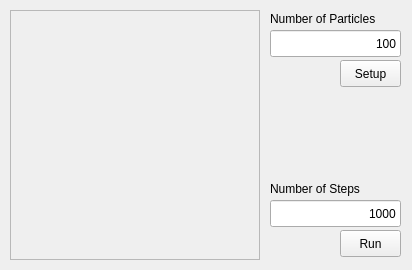
<?xml version="1.0" encoding="UTF-8"?>
<ui version="4.0">
 <class>Ui_main</class>
 <widget class="QWidget" name="Ui_main">
  <property name="geometry">
   <rect>
    <x>0</x>
    <y>0</y>
    <width>412</width>
    <height>270</height>
   </rect>
  </property>
  <property name="windowTitle">
   <string>Simulator</string>
  </property>
  <widget class="QLineEdit" name="txtNPart">
   <property name="geometry">
    <rect>
     <x>270</x>
     <y>30</y>
     <width>131</width>
     <height>27</height>
    </rect>
   </property>
   <property name="inputMask">
    <string notr="true"/>
   </property>
   <property name="text">
    <string notr="true">100</string>
   </property>
   <property name="alignment">
    <set>Qt::AlignRight|Qt::AlignTrailing|Qt::AlignVCenter</set>
   </property>
  </widget>
  <widget class="QLabel" name="label">
   <property name="geometry">
    <rect>
     <x>270</x>
     <y>10</y>
     <width>141</width>
     <height>17</height>
    </rect>
   </property>
   <property name="text">
    <string notr="true">Number of Particles</string>
   </property>
  </widget>
  <widget class="QFrame" name="frame">
   <property name="geometry">
    <rect>
     <x>10</x>
     <y>10</y>
     <width>250</width>
     <height>250</height>
    </rect>
   </property>
   <property name="frameShape">
    <enum>QFrame::StyledPanel</enum>
   </property>
   <property name="frameShadow">
    <enum>QFrame::Raised</enum>
   </property>
  </widget>
  <widget class="QPushButton" name="btnSetup">
   <property name="geometry">
    <rect>
     <x>340</x>
     <y>60</y>
     <width>61</width>
     <height>27</height>
    </rect>
   </property>
   <property name="text">
    <string notr="true">Setup</string>
   </property>
  </widget>
  <widget class="QPushButton" name="btnRun">
   <property name="geometry">
    <rect>
     <x>340</x>
     <y>230</y>
     <width>61</width>
     <height>27</height>
    </rect>
   </property>
   <property name="text">
    <string notr="true">Run</string>
   </property>
  </widget>
  <widget class="QLineEdit" name="txtNSteps">
   <property name="geometry">
    <rect>
     <x>270</x>
     <y>200</y>
     <width>131</width>
     <height>27</height>
    </rect>
   </property>
   <property name="inputMask">
    <string notr="true"/>
   </property>
   <property name="text">
    <string notr="true">1000</string>
   </property>
   <property name="alignment">
    <set>Qt::AlignRight|Qt::AlignTrailing|Qt::AlignVCenter</set>
   </property>
  </widget>
  <widget class="QLabel" name="label_2">
   <property name="geometry">
    <rect>
     <x>270</x>
     <y>180</y>
     <width>131</width>
     <height>17</height>
    </rect>
   </property>
   <property name="text">
    <string notr="true">Number of Steps</string>
   </property>
  </widget>
 </widget>
 <resources/>
 <connections/>
</ui>
